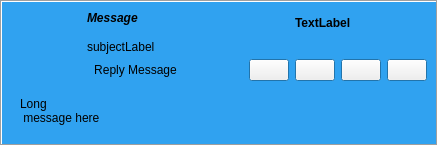
<?xml version="1.0" encoding="UTF-8"?>
<ui version="4.0">
 <class>MsgItem</class>
 <widget class="QWidget" name="MsgItem">
  <property name="geometry">
   <rect>
    <x>0</x>
    <y>0</y>
    <width>438</width>
    <height>146</height>
   </rect>
  </property>
  <layout class="QGridLayout">
   <property name="margin">
    <number>0</number>
   </property>
   <item row="0" column="0">
    <widget class="QFrame" name="frame">
     <property name="sizePolicy">
      <sizepolicy hsizetype="Expanding" vsizetype="Preferred">
       <horstretch>0</horstretch>
       <verstretch>0</verstretch>
      </sizepolicy>
     </property>
     <property name="palette">
      <palette>
       <active>
        <colorrole role="Window">
         <brush brushstyle="SolidPattern">
          <color alpha="255">
           <red>48</red>
           <green>162</green>
           <blue>240</blue>
          </color>
         </brush>
        </colorrole>
       </active>
       <inactive>
        <colorrole role="Window">
         <brush brushstyle="SolidPattern">
          <color alpha="255">
           <red>48</red>
           <green>162</green>
           <blue>240</blue>
          </color>
         </brush>
        </colorrole>
       </inactive>
       <disabled>
        <colorrole role="Window">
         <brush brushstyle="SolidPattern">
          <color alpha="255">
           <red>48</red>
           <green>162</green>
           <blue>240</blue>
          </color>
         </brush>
        </colorrole>
       </disabled>
      </palette>
     </property>
     <property name="autoFillBackground">
      <bool>true</bool>
     </property>
     <property name="frameShape">
      <enum>QFrame::Box</enum>
     </property>
     <property name="frameShadow">
      <enum>QFrame::Sunken</enum>
     </property>
     <layout class="QGridLayout" name="gridLayout_2">
      <item row="0" column="0">
       <widget class="QFrame" name="frame_2">
        <layout class="QGridLayout" name="gridLayout_3">
         <property name="verticalSpacing">
          <number>0</number>
         </property>
         <property name="margin">
          <number>0</number>
         </property>
         <item row="0" column="0" rowspan="3">
          <widget class="AvatarWidget" name="avatar">
           <property name="minimumSize">
            <size>
             <width>70</width>
             <height>70</height>
            </size>
           </property>
           <property name="maximumSize">
            <size>
             <width>70</width>
             <height>70</height>
            </size>
           </property>
          </widget>
         </item>
         <item row="0" column="1">
          <widget class="QLabel" name="titleLabel">
           <property name="sizePolicy">
            <sizepolicy hsizetype="Minimum" vsizetype="Minimum">
             <horstretch>0</horstretch>
             <verstretch>0</verstretch>
            </sizepolicy>
           </property>
           <property name="font">
            <font>
             <weight>75</weight>
             <italic>true</italic>
             <bold>true</bold>
            </font>
           </property>
           <property name="text">
            <string notr="true">Message</string>
           </property>
           <property name="alignment">
            <set>Qt::AlignLeading|Qt::AlignLeft|Qt::AlignTop</set>
           </property>
          </widget>
         </item>
         <item row="0" column="2" colspan="3">
          <spacer>
           <property name="orientation">
            <enum>Qt::Horizontal</enum>
           </property>
           <property name="sizeType">
            <enum>QSizePolicy::Preferred</enum>
           </property>
           <property name="sizeHint" stdset="0">
            <size>
             <width>557</width>
             <height>18</height>
            </size>
           </property>
          </spacer>
         </item>
         <item row="0" column="5" colspan="3">
          <widget class="QLabel" name="timestampLabel">
           <property name="font">
            <font>
             <weight>75</weight>
             <bold>true</bold>
            </font>
           </property>
           <property name="text">
            <string notr="true">TextLabel</string>
           </property>
          </widget>
         </item>
         <item row="1" column="1" colspan="7">
          <widget class="QLabel" name="subjectLabel">
           <property name="sizePolicy">
            <sizepolicy hsizetype="MinimumExpanding" vsizetype="Preferred">
             <horstretch>0</horstretch>
             <verstretch>0</verstretch>
            </sizepolicy>
           </property>
           <property name="text">
            <string notr="true">subjectLabel</string>
           </property>
           <property name="wordWrap">
            <bool>true</bool>
           </property>
          </widget>
         </item>
         <item row="2" column="1" colspan="2">
          <widget class="QToolButton" name="replyButton">
           <property name="toolTip">
            <string>Reply to Message</string>
           </property>
           <property name="text">
            <string>Reply Message</string>
           </property>
           <property name="icon">
            <iconset resource="../images.qrc">
             <normaloff>:/images/mail_reply.png</normaloff>:/images/mail_reply.png</iconset>
           </property>
           <property name="toolButtonStyle">
            <enum>Qt::ToolButtonTextBesideIcon</enum>
           </property>
           <property name="autoRaise">
            <bool>true</bool>
           </property>
          </widget>
         </item>
         <item row="2" column="3">
          <spacer name="horizontalSpacer">
           <property name="orientation">
            <enum>Qt::Horizontal</enum>
           </property>
           <property name="sizeHint" stdset="0">
            <size>
             <width>424</width>
             <height>20</height>
            </size>
           </property>
          </spacer>
         </item>
         <item row="2" column="4">
          <widget class="QPushButton" name="deleteButton">
           <property name="sizePolicy">
            <sizepolicy hsizetype="Fixed" vsizetype="Fixed">
             <horstretch>0</horstretch>
             <verstretch>0</verstretch>
            </sizepolicy>
           </property>
           <property name="toolTip">
            <string>Delete Message</string>
           </property>
           <property name="text">
            <string/>
           </property>
           <property name="icon">
            <iconset resource="../images.qrc">
             <normaloff>:/images/mail_delete.png</normaloff>:/images/mail_delete.png</iconset>
           </property>
          </widget>
         </item>
         <item row="2" column="5">
          <widget class="QPushButton" name="playButton">
           <property name="sizePolicy">
            <sizepolicy hsizetype="Fixed" vsizetype="Fixed">
             <horstretch>0</horstretch>
             <verstretch>0</verstretch>
            </sizepolicy>
           </property>
           <property name="toolTip">
            <string>Play Media</string>
           </property>
           <property name="text">
            <string/>
           </property>
           <property name="icon">
            <iconset resource="../images.qrc">
             <normaloff>:/images/startall.png</normaloff>:/images/startall.png</iconset>
           </property>
          </widget>
         </item>
         <item row="2" column="6">
          <widget class="QPushButton" name="expandButton">
           <property name="sizePolicy">
            <sizepolicy hsizetype="Fixed" vsizetype="Fixed">
             <horstretch>0</horstretch>
             <verstretch>0</verstretch>
            </sizepolicy>
           </property>
           <property name="toolTip">
            <string>Expand</string>
           </property>
           <property name="text">
            <string/>
           </property>
           <property name="icon">
            <iconset resource="../images.qrc">
             <normaloff>:/images/edit_add24.png</normaloff>:/images/edit_add24.png</iconset>
           </property>
          </widget>
         </item>
         <item row="2" column="7">
          <widget class="QPushButton" name="clearButton">
           <property name="sizePolicy">
            <sizepolicy hsizetype="Fixed" vsizetype="Fixed">
             <horstretch>0</horstretch>
             <verstretch>0</verstretch>
            </sizepolicy>
           </property>
           <property name="toolTip">
            <string>Remove Item</string>
           </property>
           <property name="text">
            <string/>
           </property>
           <property name="icon">
            <iconset resource="../images.qrc">
             <normaloff>:/images/close_normal.png</normaloff>:/images/close_normal.png</iconset>
           </property>
          </widget>
         </item>
        </layout>
       </widget>
      </item>
      <item row="1" column="0">
       <widget class="QFrame" name="expandFrame">
        <layout class="QVBoxLayout">
         <item>
          <widget class="QLabel" name="msgLabel">
           <property name="sizePolicy">
            <sizepolicy hsizetype="MinimumExpanding" vsizetype="Preferred">
             <horstretch>0</horstretch>
             <verstretch>0</verstretch>
            </sizepolicy>
           </property>
           <property name="text">
            <string notr="true">Long 
 message here</string>
           </property>
           <property name="wordWrap">
            <bool>true</bool>
           </property>
           <property name="openExternalLinks">
            <bool>true</bool>
           </property>
          </widget>
         </item>
        </layout>
       </widget>
      </item>
     </layout>
    </widget>
   </item>
  </layout>
 </widget>
 <customwidgets>
  <customwidget>
   <class>AvatarWidget</class>
   <extends>QLabel</extends>
   <header>gui/common/AvatarWidget.h</header>
   <container>1</container>
  </customwidget>
 </customwidgets>
 <resources>
  <include location="../images.qrc"/>
 </resources>
 <connections/>
</ui>
